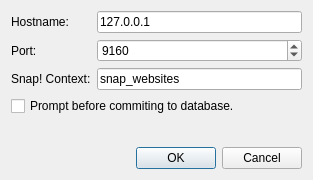
<?xml version="1.0" encoding="UTF-8"?>
<ui version="4.0">
 <class>SettingsDialog</class>
 <widget class="QDialog" name="SettingsDialog">
  <property name="geometry">
   <rect>
    <x>0</x>
    <y>0</y>
    <width>313</width>
    <height>180</height>
   </rect>
  </property>
  <property name="windowTitle">
   <string>CassandraView Settings</string>
  </property>
  <layout class="QVBoxLayout" name="verticalLayout">
   <item>
    <layout class="QFormLayout" name="formLayout">
     <item row="0" column="0">
      <widget class="QLabel" name="label">
       <property name="text">
        <string>Hostname:</string>
       </property>
      </widget>
     </item>
     <item row="0" column="1">
      <widget class="QLineEdit" name="f_hostnameEdit">
       <property name="toolTip">
        <string>&lt;html&gt;&lt;head/&gt;&lt;body&gt;&lt;p&gt;Enter the hostname and the port number of the Cassandra server you wish to access. Valid entries are:&lt;/p&gt;&lt;p&gt;hostname:port&lt;/p&gt;&lt;p&gt;ipaddress:port&lt;/p&gt;&lt;p&gt;&lt;br/&gt;&lt;/p&gt;&lt;p&gt;Examples:&lt;/p&gt;&lt;p&gt;127.0.0.1:9160&lt;/p&gt;&lt;p&gt;localhost:9160&lt;/p&gt;&lt;p&gt;myserver:9160&lt;/p&gt;&lt;p&gt;123.45.678.910:9160&lt;/p&gt;&lt;/body&gt;&lt;/html&gt;</string>
       </property>
       <property name="text">
        <string>127.0.0.1</string>
       </property>
      </widget>
     </item>
     <item row="1" column="0">
      <widget class="QLabel" name="label_2">
       <property name="text">
        <string>Port:</string>
       </property>
      </widget>
     </item>
     <item row="1" column="1">
      <widget class="QSpinBox" name="f_portEdit">
       <property name="maximum">
        <number>100000</number>
       </property>
       <property name="value">
        <number>9160</number>
       </property>
      </widget>
     </item>
     <item row="2" column="1">
      <widget class="QLineEdit" name="f_contextEdit">
       <property name="text">
        <string>snap_websites</string>
       </property>
      </widget>
     </item>
     <item row="2" column="0">
      <widget class="QLabel" name="label_3">
       <property name="text">
        <string>Snap! Context:</string>
       </property>
      </widget>
     </item>
    </layout>
   </item>
   <item>
    <widget class="QCheckBox" name="f_promptCB">
     <property name="text">
      <string>Prompt before commiting to database.</string>
     </property>
    </widget>
   </item>
   <item>
    <spacer name="verticalSpacer">
     <property name="orientation">
      <enum>Qt::Vertical</enum>
     </property>
     <property name="sizeHint" stdset="0">
      <size>
       <width>20</width>
       <height>11</height>
      </size>
     </property>
    </spacer>
   </item>
   <item>
    <widget class="QDialogButtonBox" name="f_buttonBox">
     <property name="orientation">
      <enum>Qt::Horizontal</enum>
     </property>
     <property name="standardButtons">
      <set>QDialogButtonBox::Cancel|QDialogButtonBox::Ok</set>
     </property>
    </widget>
   </item>
  </layout>
 </widget>
 <tabstops>
  <tabstop>f_hostnameEdit</tabstop>
  <tabstop>f_portEdit</tabstop>
  <tabstop>f_contextEdit</tabstop>
  <tabstop>f_promptCB</tabstop>
 </tabstops>
 <resources/>
 <connections/>
</ui>
